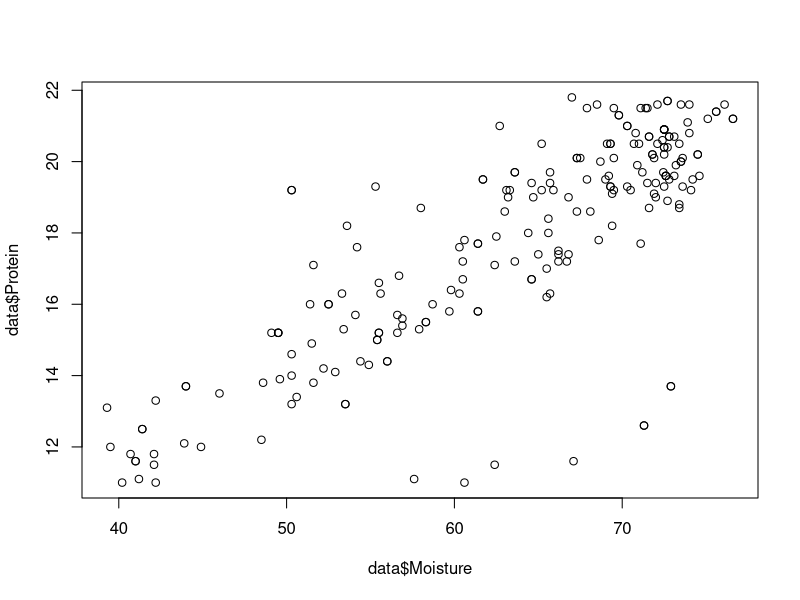
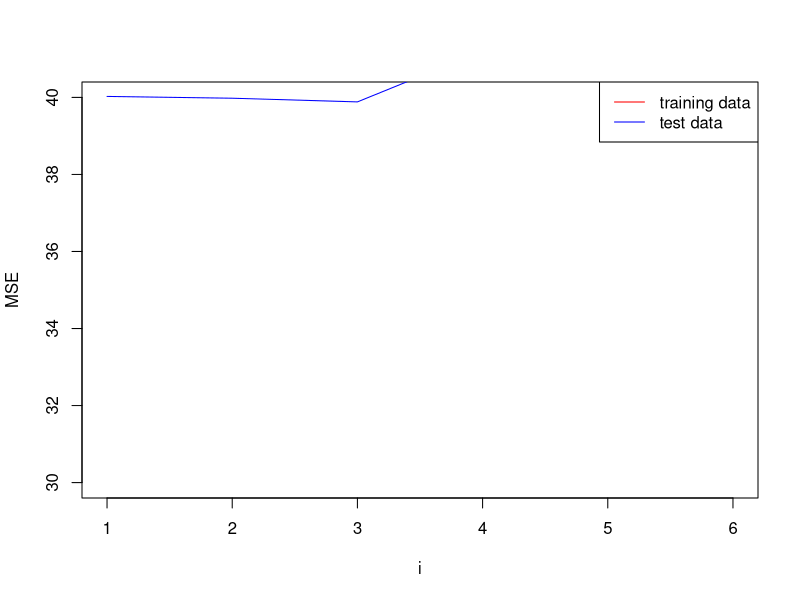
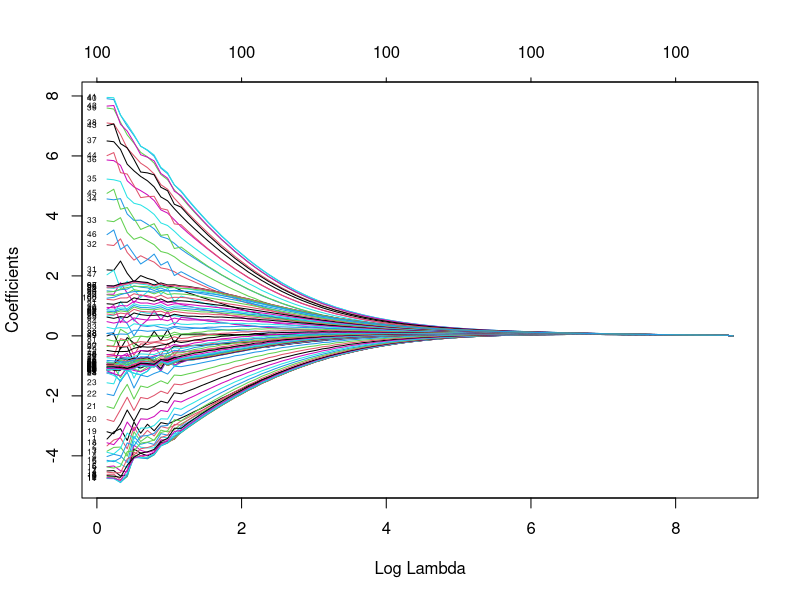
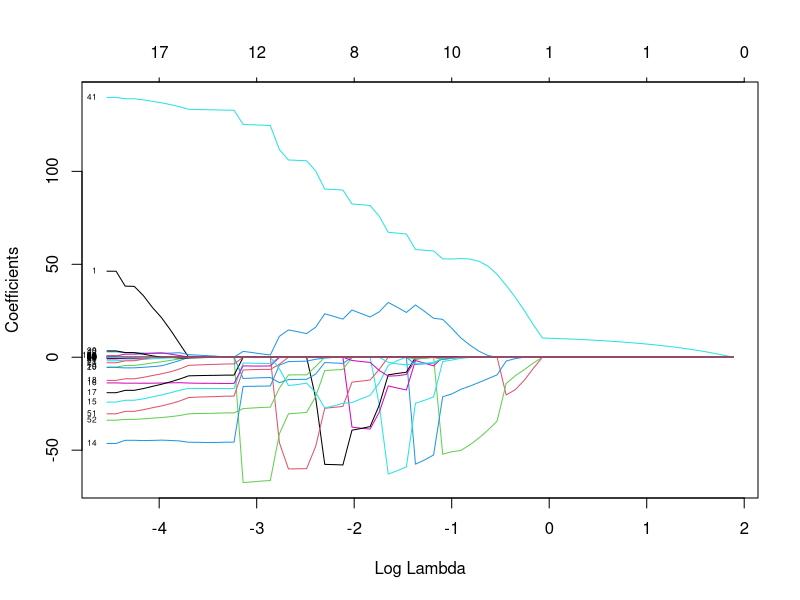
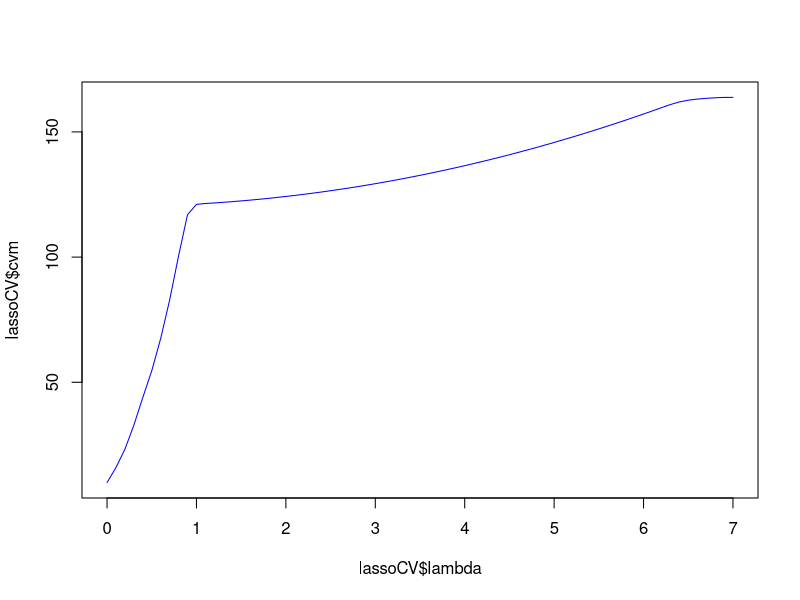

Reproduce these figures in R, in order.
####Step 1####
data = read.csv("tecator.csv", header=TRUE, sep=";", dec=",")
set.seed(12345)

plot(data$Moisture, data$Protein)

####Step 2####

####Step 3####
n=dim(data)[1]
id=sample(1:n, floor(n*0.5))
train=data[id,]
test=data[-id,]

MSE.train <- numeric(6)
MSE.test <- numeric(6)
for (i in 1:6) {
  fit.train <- lm(Moisture ~ poly(Protein, i, raw=TRUE), train)
  summary <- summary(fit.train)
  MSE.train[i] <-  mean(summary$residuals^2)
  prediction <- predict(fit.train, test)
  MSE.test[i] <- mean((prediction-test$Moisture)^2)
}

i=seq(1,6,1)
plot(i,MSE.train, type="l", col="red", ylim=c(30,40), ylab="MSE")
lines(i, MSE.test, col="blue")
legend(x = "topright", c("training data", "test data"), lty = c(1,1), lwd = c(1,1), col=c("Red", "Blue"))


####Step 4####
subset <- data[,2:101] #only channel1-channel100
data.lm <- lm(data$Fat ~ ., subset)
library(MASS)
stepAIC <- stepAIC(data.lm, trace=FALSE)
print(list(numberOfVars=length(stepAIC$coefficients)))

####Step 5####
library(glmnet)
ridgefit <- glmnet(as.matrix(subset), data$Fat, alpha=0, family="gaussian")
plot(ridgefit, xvar="lambda", label=TRUE)

####Step 6####
lassofit <- glmnet(as.matrix(subset), data$Fat, alpha=1, family="gaussian")
plot(lassofit, xvar="lambda", label=TRUE)

####Step 7####
lassoCV <- cv.glmnet(as.matrix(subset), data$Fat, alpha=1, family="gaussian", lambda=seq(0,7,0.1))
plot(lassoCV$lambda, lassoCV$cvm, type="l", col="blue")
#plot(lassoCV)

lambdamin <- lassoCV$lambda.min



